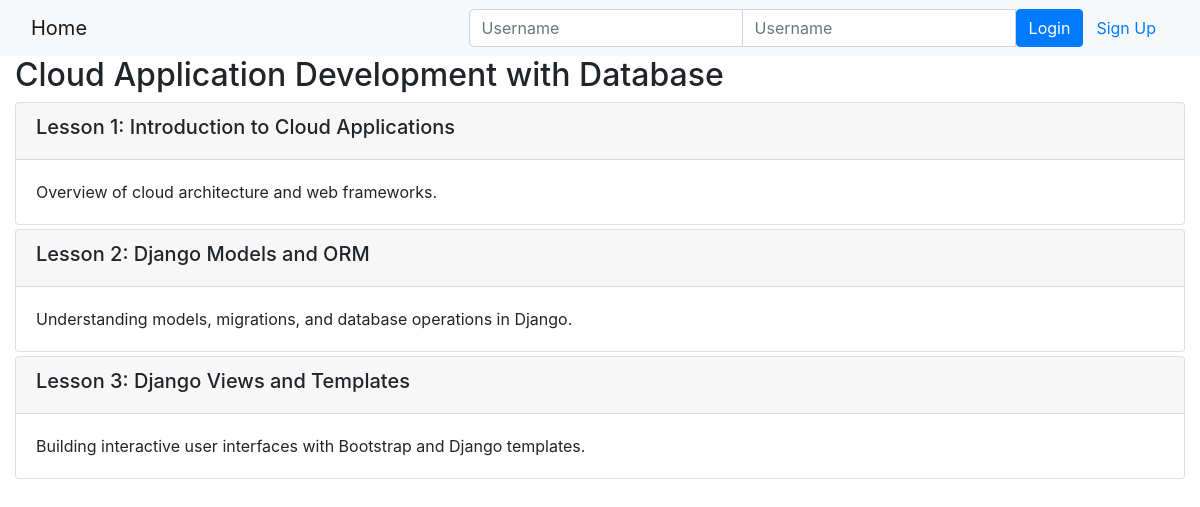
Page /onlinecourse/1/ on the committed database.
### onlinecourse/models.py (models this page shows, shortened)
class Course(models.Model):
    name = models.CharField(null=False, max_length=30, default='online course')
    image = models.ImageField(upload_to='course_images/')
    description = models.CharField(max_length=1000)
    pub_date = models.DateField(null=True)
    instructors = models.ManyToManyField(Instructor)
    users = models.ManyToManyField(settings.AUTH_USER_MODEL, through='Enrollment')
    total_enrollment = models.IntegerField(default=0)
    is_enrolled = False

class Lesson(models.Model):
    title = models.CharField(max_length=200, default="title")
    order = models.IntegerField(default=0)
    course = models.ForeignKey(Course, on_delete=models.CASCADE)
    content = models.TextField()

### onlinecourse/views.py (the view)
# urls.py: path('<int:pk>/', views.CourseDetailView.as_view(), name='course_details'),
class CourseDetailView(generic.DetailView):
    model = Course
    template_name = 'onlinecourse/course_detail_bootstrap.html'

### onlinecourse/templates/onlinecourse/course_detail_bootstrap.html (shortened to what this page needs)
<!DOCTYPE html>
<html lang="en">
<head>
     {% load static %}
    <link rel="stylesheet" href="https://maxcdn.bootstrapcdn.com/bootstrap/4.5.2/css/bootstrap.min.css">
</head>
<body>
    <nav class="navbar navbar-light bg-light">
        <div class="container-fluid">
            <div class="navbar-header">
                  <a class="navbar-brand" href="{% url 'onlinecourse:index' %}">Home</a>
            </div>
            <ul class="nav navbar-nav navbar-right">
                {% if user.is_authenticated %}
                <li>
                    <a class="btn btn-link" href="#">{{ user.first_name }}({{ user.username }})</a>
                    <a class="btn btn-link" href="{% url 'onlinecourse:logout' %}">Logout</a>
                </li>
                {% else %}
                <li>
                    <form class="form-inline" action="{% url 'onlinecourse:login' %}" method="post">
                        <div class="input-group">
                            <input type="text" class="form-control" placeholder="Username" name="username" >
                            <input type="password" class="form-control" placeholder="Username" name="psw" >
                            <button class="btn btn-primary" type="submit">Login</button>
                            <a class="btn btn-link" href="{% url 'onlinecourse:registration' %}">Sign Up</a>
                        </div>
                    </form>
                </li>
                {% endif %}
            </ul>
        </div>
    </nav>
    <div class="container-fluid">
            <h2>{{ course.name }}</h2>
            <div class="card-columns-vertical">
                {% for lesson in course.lesson_set.all %}
                    <div class="card mt-1">
                        <div class="card-header"><h5>Lesson {{lesson.order|add:1}}: {{lesson.title}}</h5></div>
                        <div class="card-body">{{lesson.content}}</div>
                    </div>
                {% endfor %}
            </div>
    </div>
</body>
</html>

### rows in the picture
Course: name "Cloud Application Development with Database"
Lesson: order|add "1", title "Introduction to Cloud Applications", content "Overview of cloud architecture and web frameworks."
Lesson: order|add "2", title "Django Models and ORM", content "Understanding models, migrations, and database operations in Django."
Lesson: order|add "3", title "Django Views and Templates", content "Building interactive user interfaces with Bootstrap and Django templates."
